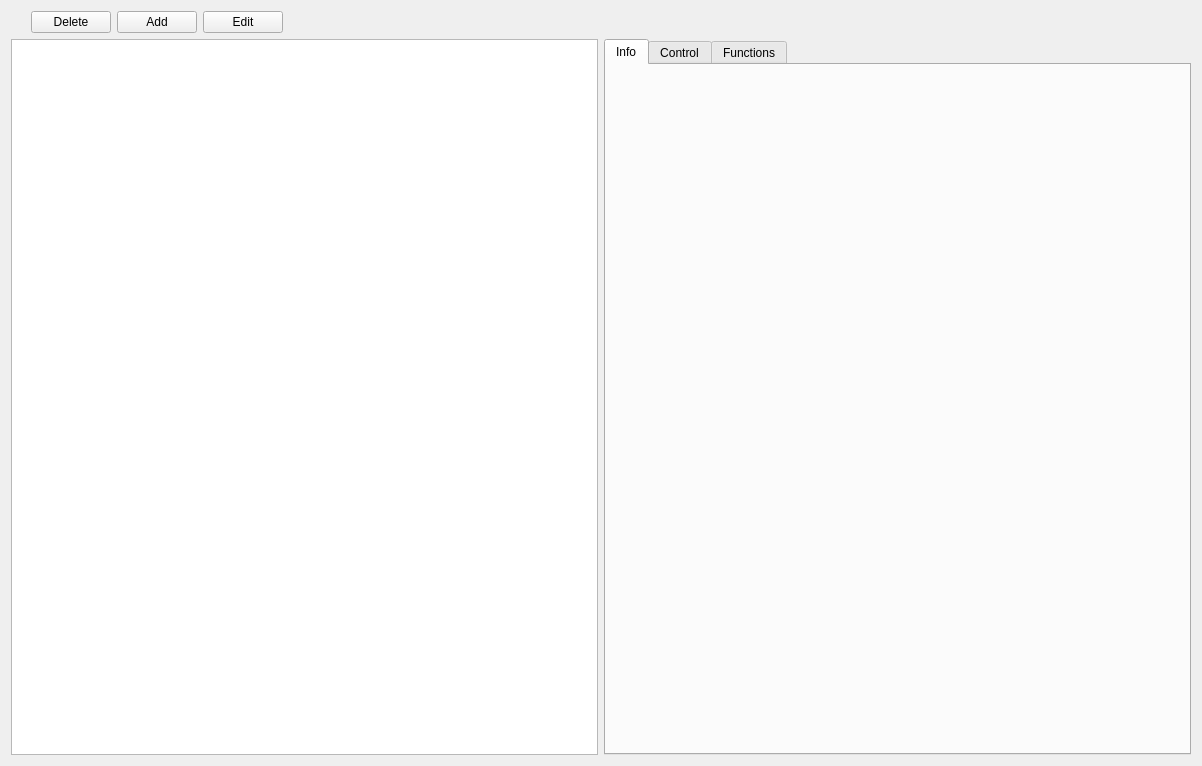
<?xml version="1.0" encoding="UTF-8"?>
<ui version="4.0">
 <class>Form</class>
 <widget class="QWidget" name="Form">
  <property name="geometry">
   <rect>
    <x>0</x>
    <y>0</y>
    <width>1202</width>
    <height>766</height>
   </rect>
  </property>
  <property name="windowTitle">
   <string>Form</string>
  </property>
  <layout class="QVBoxLayout" name="verticalLayout_2">
   <item>
    <layout class="QVBoxLayout" name="verticalLayout" stretch="1,10">
     <item>
      <layout class="QHBoxLayout" name="horizontalLayout">
       <property name="leftMargin">
        <number>20</number>
       </property>
       <item>
        <widget class="QPushButton" name="btnDelete">
         <property name="minimumSize">
          <size>
           <width>80</width>
           <height>0</height>
          </size>
         </property>
         <property name="text">
          <string>Delete</string>
         </property>
        </widget>
       </item>
       <item>
        <widget class="QPushButton" name="btnAdd">
         <property name="minimumSize">
          <size>
           <width>80</width>
           <height>0</height>
          </size>
         </property>
         <property name="text">
          <string>Add</string>
         </property>
        </widget>
       </item>
       <item>
        <widget class="QPushButton" name="btnEdit">
         <property name="minimumSize">
          <size>
           <width>80</width>
           <height>0</height>
          </size>
         </property>
         <property name="text">
          <string>Edit</string>
         </property>
        </widget>
       </item>
       <item>
        <spacer name="horizontalSpacer">
         <property name="orientation">
          <enum>Qt::Orientation::Horizontal</enum>
         </property>
         <property name="sizeHint" stdset="0">
          <size>
           <width>40</width>
           <height>20</height>
          </size>
         </property>
        </spacer>
       </item>
      </layout>
     </item>
     <item>
      <layout class="QHBoxLayout" name="horizontalLayout_2">
       <item>
        <widget class="QListView" name="trainList"/>
       </item>
       <item>
        <widget class="QTabWidget" name="trainTab">
         <property name="currentIndex">
          <number>0</number>
         </property>
         <widget class="QWidget" name="TbInfo">
          <attribute name="title">
           <string>Info</string>
          </attribute>
         </widget>
         <widget class="QWidget" name="TbControl">
          <attribute name="title">
           <string>Control</string>
          </attribute>
         </widget>
         <widget class="QWidget" name="TbFunctions">
          <attribute name="title">
           <string>Functions</string>
          </attribute>
         </widget>
        </widget>
       </item>
      </layout>
     </item>
    </layout>
   </item>
  </layout>
 </widget>
 <resources/>
 <connections/>
</ui>
